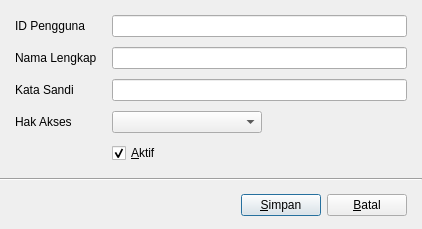
<?xml version="1.0" encoding="UTF-8"?>
<ui version="4.0">
 <class>UserEditor</class>
 <widget class="QDialog" name="UserEditor">
  <property name="geometry">
   <rect>
    <x>0</x>
    <y>0</y>
    <width>422</width>
    <height>229</height>
   </rect>
  </property>
  <property name="windowTitle">
   <string>Produk</string>
  </property>
  <layout class="QVBoxLayout" name="verticalLayout">
   <property name="spacing">
    <number>0</number>
   </property>
   <property name="leftMargin">
    <number>0</number>
   </property>
   <property name="topMargin">
    <number>0</number>
   </property>
   <property name="rightMargin">
    <number>0</number>
   </property>
   <property name="bottomMargin">
    <number>0</number>
   </property>
   <item>
    <widget class="QFrame" name="contentFrame">
     <layout class="QFormLayout" name="formLayout">
      <property name="horizontalSpacing">
       <number>15</number>
      </property>
      <property name="verticalSpacing">
       <number>10</number>
      </property>
      <property name="leftMargin">
       <number>15</number>
      </property>
      <property name="topMargin">
       <number>15</number>
      </property>
      <property name="rightMargin">
       <number>15</number>
      </property>
      <property name="bottomMargin">
       <number>15</number>
      </property>
      <item row="0" column="0">
       <widget class="QLabel" name="label">
        <property name="text">
         <string>ID Pengguna</string>
        </property>
        <property name="buddy">
         <cstring>usernameEdit</cstring>
        </property>
       </widget>
      </item>
      <item row="0" column="1">
       <widget class="QLineEdit" name="usernameEdit">
        <property name="maxLength">
         <number>40</number>
        </property>
       </widget>
      </item>
      <item row="1" column="0">
       <widget class="QLabel" name="label_9">
        <property name="text">
         <string>Nama Lengkap</string>
        </property>
        <property name="buddy">
         <cstring>fullNameEdit</cstring>
        </property>
       </widget>
      </item>
      <item row="1" column="1">
       <widget class="QLineEdit" name="fullNameEdit">
        <property name="maxLength">
         <number>100</number>
        </property>
       </widget>
      </item>
      <item row="2" column="0">
       <widget class="QLabel" name="label_8">
        <property name="text">
         <string>Kata Sandi</string>
        </property>
        <property name="buddy">
         <cstring>passwordEdit</cstring>
        </property>
       </widget>
      </item>
      <item row="2" column="1">
       <widget class="QLineEdit" name="passwordEdit">
        <property name="maxLength">
         <number>40</number>
        </property>
        <property name="echoMode">
         <enum>QLineEdit::Password</enum>
        </property>
       </widget>
      </item>
      <item row="3" column="0">
       <widget class="QLabel" name="label_5">
        <property name="text">
         <string>Hak Akses</string>
        </property>
        <property name="buddy">
         <cstring>roleComboBox</cstring>
        </property>
       </widget>
      </item>
      <item row="3" column="1">
       <widget class="QComboBox" name="roleComboBox">
        <property name="maximumSize">
         <size>
          <width>150</width>
          <height>16777215</height>
         </size>
        </property>
       </widget>
      </item>
      <item row="4" column="1">
       <widget class="QCheckBox" name="activeCheckBox">
        <property name="text">
         <string>&amp;Aktif</string>
        </property>
        <property name="checked">
         <bool>true</bool>
        </property>
       </widget>
      </item>
     </layout>
    </widget>
   </item>
   <item>
    <widget class="Line" name="line">
     <property name="orientation">
      <enum>Qt::Horizontal</enum>
     </property>
    </widget>
   </item>
   <item>
    <widget class="QFrame" name="footerFrame">
     <layout class="QHBoxLayout" name="horizontalLayout">
      <property name="spacing">
       <number>6</number>
      </property>
      <property name="leftMargin">
       <number>15</number>
      </property>
      <property name="topMargin">
       <number>10</number>
      </property>
      <property name="rightMargin">
       <number>15</number>
      </property>
      <property name="bottomMargin">
       <number>10</number>
      </property>
      <item>
       <spacer name="horizontalSpacer">
        <property name="orientation">
         <enum>Qt::Horizontal</enum>
        </property>
        <property name="sizeHint" stdset="0">
         <size>
          <width>40</width>
          <height>20</height>
         </size>
        </property>
       </spacer>
      </item>
      <item>
       <widget class="QPushButton" name="saveButton">
        <property name="text">
         <string>&amp;Simpan</string>
        </property>
        <property name="icon">
         <iconset resource="app.qrc">
          <normaloff>:/icons/save</normaloff>:/icons/save</iconset>
        </property>
        <property name="iconSize">
         <size>
          <width>20</width>
          <height>20</height>
         </size>
        </property>
       </widget>
      </item>
      <item>
       <widget class="QPushButton" name="cancelButton">
        <property name="text">
         <string>&amp;Batal</string>
        </property>
        <property name="icon">
         <iconset resource="app.qrc">
          <normaloff>:/icons/clear</normaloff>:/icons/clear</iconset>
        </property>
        <property name="iconSize">
         <size>
          <width>20</width>
          <height>20</height>
         </size>
        </property>
       </widget>
      </item>
     </layout>
    </widget>
   </item>
  </layout>
 </widget>
 <tabstops>
  <tabstop>usernameEdit</tabstop>
  <tabstop>fullNameEdit</tabstop>
  <tabstop>passwordEdit</tabstop>
  <tabstop>roleComboBox</tabstop>
  <tabstop>activeCheckBox</tabstop>
  <tabstop>saveButton</tabstop>
  <tabstop>cancelButton</tabstop>
 </tabstops>
 <resources>
  <include location="app.qrc"/>
 </resources>
 <connections/>
</ui>
